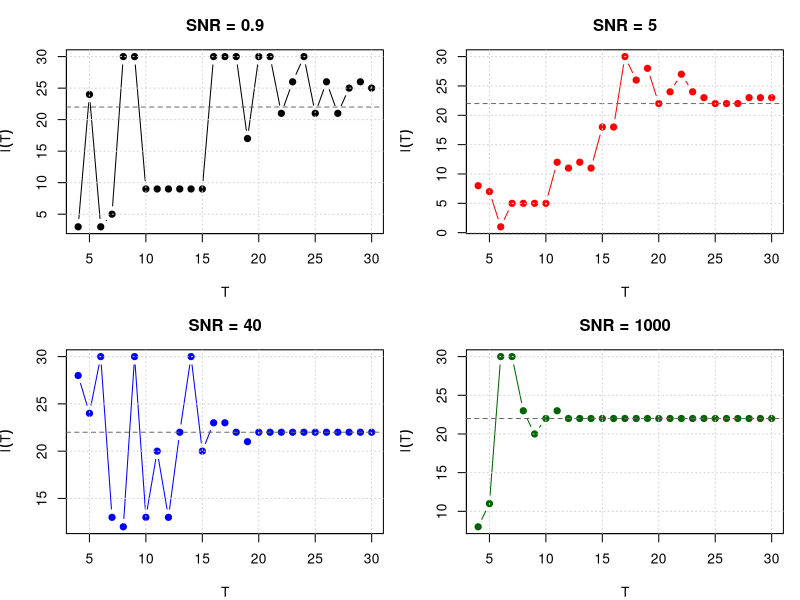

This figure's R source:
# ---------------------------------------------------------------------------
# Convergence check: T ↦ l̂(T) under different SNRs (tau = 0.5, z = 0)
# Updated: 2025-06-20 to use general asymmetric Laplace noise
# ---------------------------------------------------------------------------

# --- Asymmetric Laplace Variance ------------------------------------------
asy_laplace_variance <- function(tau, z) {
  mu <- tau / (1 + z) - (1 - tau) / (1 - z)
  ex2 <- 2 * tau / (1 + z)^2 + 2 * (1 - tau) / (1 - z)^2
  ex2 - mu^2
}

# --- Compute Noise Scale b from Target SNR --------------------------------
compute_noise_scale <- function(A, snr, tau, z) {
  sqrt((A / snr)^2 / asy_laplace_variance(tau, z))
}

# --- Asymmetric Laplace Noise Generator (general density) ----------------
rgen_asy_laplace <- function(n, tau, z, b = 1) {
  u <- runif(n)
  ifelse(u < tau,
         -rexp(n, rate = (1 + z) / b),
         rexp(n, rate = (1 - z) / b))
}

# --- Estimation Functions -------------------------------------------------
quantile_loss <- function(u, tau) u * (tau - (u < 0))

med_weighted_tau <- function(I, l, s, tau) {
  T <- length(I)
  x <- I * exp(((1:T) - l)^2 / s^2)
  w <- exp(-((1:T) - l)^2 / s^2)
  o <- order(x)
  x_sorted <- x[o]; w_sorted <- w[o]
  cum_w <- cumsum(w_sorted)
  k <- min(which(cum_w >= tau * sum(w_sorted)))
  x_sorted[k]
}

compute_a <- function(I, l, s, tau) med_weighted_tau(I, l, s, tau)

objective_function <- function(I, a, l, s, tau) {
  t <- seq_along(I)
  fitted <- a * exp(-((t - l)^2) / s^2)
  mean(quantile_loss(I - fitted, tau))
}

search_best_s <- function(I, l, tau) {
  f <- function(s) objective_function(I, compute_a(I, l, s, tau), l, s, tau)
  optimize(f, c(1, 20), tol = 1e-4)$minimum
}

estimate_params <- function(I, tau, h) {
  losses <- sapply(1:h, function(l) {
    s <- search_best_s(I, l, tau)
    a <- compute_a(I, l, s, tau)
    objective_function(I, a, l, s, tau)
  })
  l_hat <- which.min(losses)
  s_hat <- search_best_s(I, l_hat, tau)
  a_hat <- compute_a(I, l_hat, s_hat, tau)
  list(l_hat = l_hat, s_hat = s_hat, a_hat = a_hat)
}

# --- Settings -------------------------------------------------------------
A_true <- 1
L_true <- 22
S_true <- 10
tau <- 0.5
z <- 0
h <- 30
T_vals <- 4:h
snr_vals <- c(0.9, 5, 40, 1000)
colors <- c("black", "red", "blue", "darkgreen")

# --- Plotting -------------------------------------------------------------
set.seed(280)

png("lhat_convergence_by_snr.png", width = 900, height = 600, res = 120)
par(mfrow = c(2, 2), mar = c(4, 4, 3, 1))

for (i in seq_along(snr_vals)) {
  snr <- snr_vals[i]
  b <- compute_noise_scale(A_true, snr, tau, z)
  signal <- A_true * exp(-((1:h) - L_true)^2 / S_true^2)
  noise <- rgen_asy_laplace(h, tau = tau, z = z, b = b)
  I <- signal + noise
  
  l_hats <- sapply(T_vals, function(T) {
    estimate_params(I[1:T], tau, h)$l_hat
  })
  
  plot(T_vals, l_hats, type = "b", col = colors[i], pch = 19,
       xlab = "T", ylab = expression(hat(l)(T)),
       main = paste0("SNR = ", snr))
  abline(h = L_true, col = "gray40", lty = 2)
  grid()
}

dev.off()
cat("Saved convergence plot as 'lhat_convergence_by_snr.png'\n")
